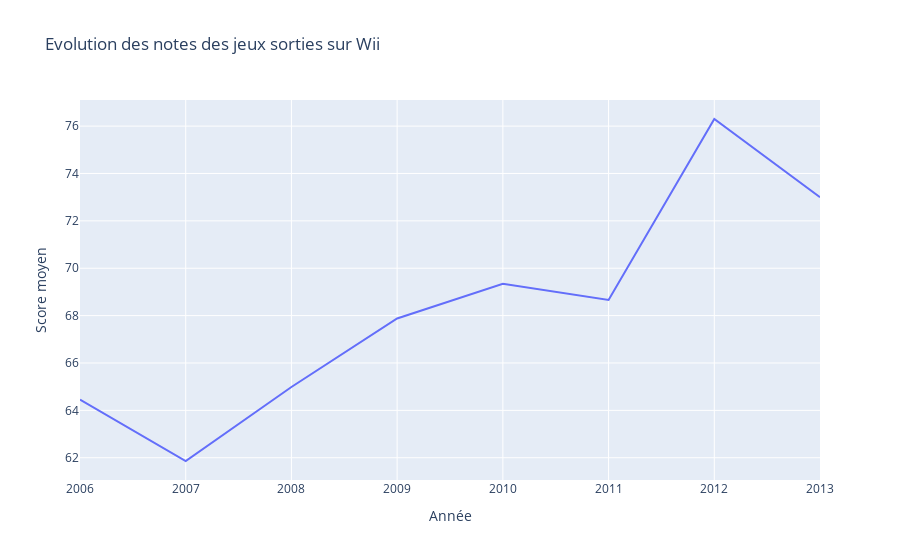

Write notebook code for a chart like this one.
### Markdown cell above
### Stats par plateforme

### Code cell
# Evolution des notes des jeux d'une console
def note_evolution_platform(platform) :
    data_platform = data.loc[data["platform"] == platform]
    data_mean = data_platform.groupby(data['r-date'].dt.year).mean()

    evolution_per_year = data_mean

    return evolution_per_year

platform = "Wii"
evolution_per_year = note_evolution_platform(platform)
px.line(evolution_per_year, y="score", title="Evolution des notes des jeux sorties sur " + platform, labels={
                         "score": "Score moyen",
                         "r-date": "Année",
                     },)

### Figure 1 — Plotly figure (JSON) as saved in the notebook; plotly's stock layout.template omitted (floating-point values rounded to 4 significant figures)
{"data": [{"hovertemplate": "Année=%{x}<br>Score moyen=%{y}<extra></extra>", "legendgroup": "", "line": {"color": "#636efa", "dash": "solid"}, "marker": {"symbol": "circle"}, "mode": "lines", "name": "", "orientation": "v", "showlegend": false, "type": "scatter", "x": [2006, 2007, 2008, 2009, 2010, 2011, 2012, 2013], "xaxis": "x", "y": [64.45, 61.86, 64.99, 67.88, 69.34, 68.66, 76.3, 73], "yaxis": "y"}], "layout": {"legend": {"tracegroupgap": 0}, "title": {"text": "Evolution des notes des jeux sorties sur Wii"}, "xaxis": {"anchor": "y", "domain": [0, 1], "title": {"text": "Année"}}, "yaxis": {"anchor": "x", "domain": [0, 1], "title": {"text": "Score moyen"}}}}
